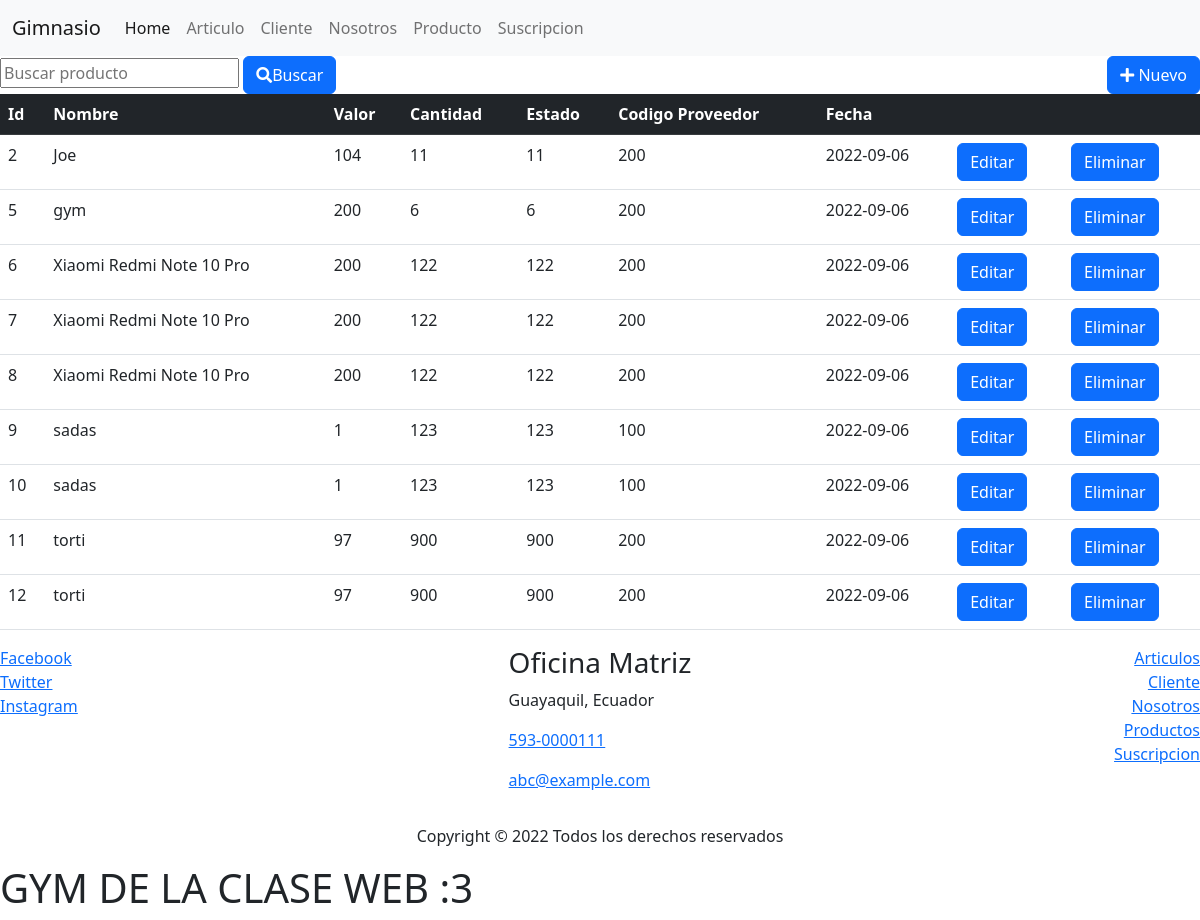
/ProductoController/buscarProductos, run on an earlier commit of the app's database.
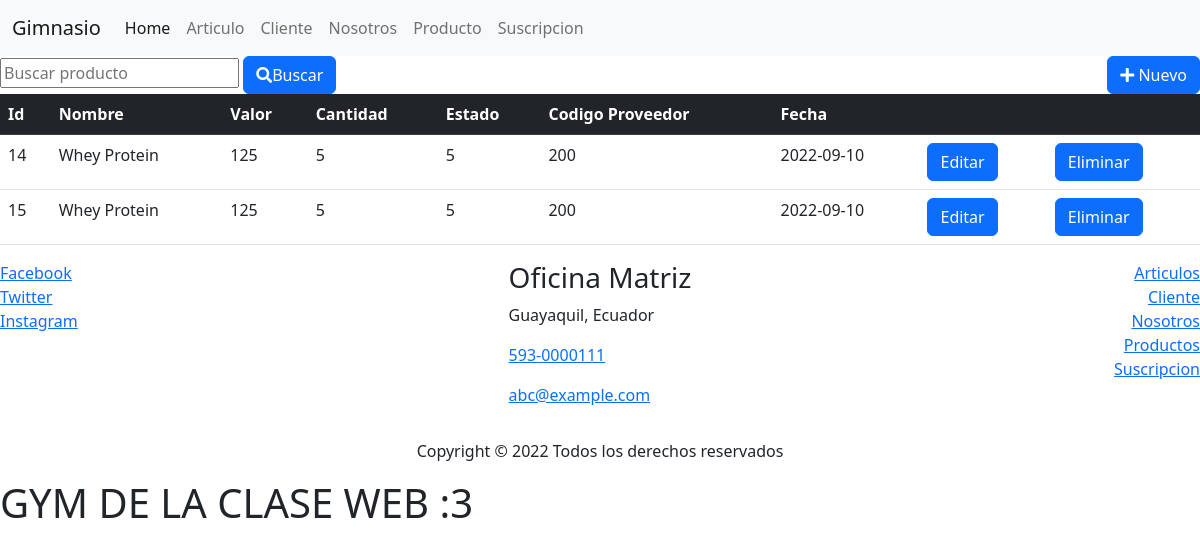
And on a later commit of the database.
### tables this page shows
CREATE TABLE `producto` (
  `prd_id` int NOT NULL AUTO_INCREMENT,
  `prd_nombre` varchar(45) DEFAULT NULL,
  `prd_valor` float DEFAULT NULL,
  `prd_cantidad` int DEFAULT NULL,
  `prd_estado` varchar(3) DEFAULT NULL,
  `prd_codigo_proveedor_producto` int DEFAULT NULL,
  `prd_fecha_actualizacion` date DEFAULT NULL,
  PRIMARY KEY (`prd_id`),
  KEY `prv_id_idx` (`prd_codigo_proveedor_producto`),
  CONSTRAINT `prv_id` FOREIGN KEY (`prd_codigo_proveedor_producto`) REFERENCES `proveedores` (`prv_id`)
);

### rutas/View.php (called while the page is built, shortened)
<?php
class View{
    private $resultados;
    function mostrarVista($nombreVista){
        $resultado = $this->getResultados();
        require "view/" . $nombreVista . ".php";
    }
    function setResultados($resultados){
        $this->resultados = $resultados;
    }
    function getResultados(){
        return $this->resultados;
    }
}
?>

### controller/ProductoController.php (called while the page is built, shortened)
<?php
require_once 'model/dao/ProductoDAO.php';
class ProductoController extends Controller{
    private $model;
    function __construct(){
        $this->model = new ProductoDAO();
    }
    function buscarProductos(){
        $resultados = $this->model->buscarProductos();
        $this->view->setResultados($resultados);
        $this->view->mostrarVista('Producto/Buscar');
    }
}
?>

### model/dao/ProductoDAO.php (called while the page is built, shortened)
<?php
require_once 'config/Conexion.php';
class ProductoDAO{
    private $con;
    public function __construct() {
        $this->con = Conexion::getConexion();
    }
    public function buscarProductos(){
        $sql = "SELECT * FROM producto;";
        $stmt = $this->con->prepare($sql);
        $stmt->execute();
        $resultados = $stmt->fetchAll(PDO::FETCH_ASSOC);
        return $resultados;
    }
}
?>

### config/Conexion.php (called while the page is built)
<?php
class Conexion {
    public static function getConexion() {
        $dsn = 'mysql:host=localhost;port=3306;dbname=' . DBNAME;
        $conexion = null;
        try {
            $conexion = new PDO($dsn, DBUSER, DBPASSWORD);
            $conexion->setAttribute(PDO::ATTR_ERRMODE, PDO::ERRMODE_EXCEPTION);
        } catch (Exception $e) {
            echo $e;
            die("error " . $e->getMessage());
        }
        return $conexion;
    }
}

### view/Producto/Buscar.php (the view, shortened to what this page needs)
<?php include_once HEADER;?>
<main>
    <div class="row">
        <div class="col-sm-6">
            <form action="<?php echo constant('URLBASE')?>ProductoController/buscarProductoPorNombre" method="POST">
                <input type="text" name="b" id="buscarProductoPorNombre" placeholder="Buscar producto" />
                <button type="submit" class="btn btn-primary"><i class="fas fa-search"></i>Buscar</button>
            </form>
        </div>
        <div class="col-sm-6 d-flex flex-column align-items-end">
            <a href="<?php echo constant('URLBASE')?>ProductoController/Nuevo">
                <button type="button" class="btn btn-primary">
                    <i class="fas fa-plus"></i>
                    Nuevo</button>
            </a>
        </div>
    </div>
    <div class="contenedor">
        <table class="tabla">
            <table class="table">
                <thead class="table-dark">
                    <th>Id</th>
                    <th>Nombre </th>
                    <th>Valor </th>
                    <th>Cantidad </th>
                    <th>Estado </th>
                    <th>Codigo Proveedor </th>
                    <th>Fecha </th>
                    <th></th>
                    <th></th>
                </thead>
                <tbody class="tabladatos">
                    <?php
                   foreach ($resultado as $fila) {
                   ?>
                    <tr>
                        <td><?php echo $fila['prd_id'];?></td>
                        <td><?php echo $fila['prd_nombre']; ?></td>
                        <td><?php echo $fila['prd_valor']; ?></td>
                        <td><?php echo $fila['prd_cantidad']; ?></td>
                        <td><?php echo $fila['prd_estado']; ?></td>
                        <td><?php echo $fila['prd_codigo_proveedor_producto'];?></td>
                        <td><?php echo $fila['prd_fecha_actualizacion'];?></td>
                        <td>
                            <a class="btn btn-primary" href="<?php echo constant('URLBASE')?>ProductoController/editarVista?id=
                                <?php echo $fila['prd_id']; ?>">
                                Editar</a>
                        </td>
                        <td>
                            <a class="btn btn-primary" href="<?php echo constant('URLBASE')?>ProductoController/eliminar?id=
                                <?php echo $fila['prd_id']; ?>">
                                Eliminar</a>
                        </td>
                    </tr>
                    <?php } ?>
                </tbody>
            </table>
    </div>
</main>
<?php  require_once FOOTER?>

### rutas/Rutas.php (shortened to what this page needs)
<?php
    class Rutas{
        function __construct(){
            $urlBase = $_GET['url'];
            $urlBase = rtrim($urlBase, '/');
            $urlBase = explode('/', $urlBase);
            $controlador = "controller/" . $urlBase[0] . ".php";
            if(file_exists($controlador)){
                $controlador = new $urlBase[0];
                if(isset($urlBase[1])){
                    $controlador->{$urlBase[1]}();
                }
            }
        }
    }
?>

### view/templates/header.php (shortened to what this page needs)
<!DOCTYPE html>
<html lang="es">
<head>
    <link rel="stylesheet" href="https://cdn.jsdelivr.net/npm/bootstrap@5.2.0/dist/css/bootstrap.min.css">
    <link rel="stylesheet" href="https://use.fontawesome.com/releases/v5.6.3/css/all.css"
>
</head>
<body>
    <nav class="navbar navbar-expand-lg bg-light">
        <div class="container-fluid">
            <a class="navbar-brand" href="#">Gimnasio</a>
            <div class="collapse navbar-collapse" id="navbarNav">
                <ul class="navbar-nav">
                    <li class="nav-item">
                        <a class="nav-link active" aria-current="page"
                            href="<?php echo constant('URLBASE')?>index/">Home</a>
                    </li>
                    <li class="nav-item">
                        <a class="nav-link"
                            href="<?php echo constant('URLBASE')?>ArticuloController/buscarArticulos">Articulo</a>
                    </li>
                    <li class="nav-item">
                        <a class="nav-link"
                            href="<?php echo constant('URLBASE')?>ClienteController/buscarClientes">Cliente</a>
                    </li>
                    <li class="nav-item">
                        <a class="nav-link"
                            href="<?php echo constant('URLBASE')?>NosotrosController/buscarNosotros">Nosotros</a>
                    </li>
                    <li class="nav-item">
                        <a class="nav-link"
                            href="<?php echo constant('URLBASE')?>ProductoController/buscarProductos">Producto</a>
                    </li>
                    <li class="nav-item">
                        <a class="nav-link"
                            href="<?php echo constant('URLBASE')?>SuscripcionController/buscarSuscripcion">Suscripcion</a>
                    </li>
                </ul>
            </div>
        </div>
    </nav>

### view/templates/footer.php (shortened to what this page needs)
<footer class="footer">
    <div class="row">
        <div class="col-sm-4 d-flex flex-column">
            <a href="http://www.facebook.com/">Facebook</a>
            <a href="http://www.twitter.com/">Twitter</a>
            <a href="http://www.instagram.com/">Instagram</a>
        </div>
        <div class="col-sm-4 d-flex flex-column align-items-center">
            <address>
                <h3>Oficina Matriz</h3>
                <p>Guayaquil, Ecuador</p>
                <p> <a href="tel:+5930000111">593-0000111</a></p>
                <p> <a href="mailto: abc@example.com">abc@example.com</a></p>
            </address>
        </div>
        <div class="col-sm-4 d-flex flex-column align-items-end">
            <a href="">Articulos</a>
            <a href="">Cliente</a>
            <a href="">Nosotros</a>
            <a href="">Productos</a>
            <a href="">Suscripcion</a>
        </div>
    </div>
    <div>
        <p class="text-center"> Copyright © <?php echo date('Y'); ?> Todos los derechos reservados</p>
    </div>
</footer>
</body>
</html>

### index.php (shortened to what this page needs)
<?php
Require_once('rutas/View.php');
Require_once('rutas/Rutas.php');
$rutas = new Rutas();
?>
<div>
    <h1>GYM DE LA CLASE WEB :3</h1>
</div>

What changed in the data, as far as the page shows it:
removed producto: prd_id "2", prd_nombre "Joe", prd_valor "104", prd_cantidad "11", prd_estado "11", prd_codigo_proveedor_producto "200", prd_fecha_actualizacion "2022-09-06"
removed producto: prd_id "5", prd_nombre "gym", prd_valor "200", prd_cantidad "6", prd_estado "6", prd_codigo_proveedor_producto "200", prd_fecha_actualizacion "2022-09-06"
removed producto: prd_id "6", prd_nombre "Xiaomi Redmi Note 10 Pro", prd_valor "200", prd_cantidad "122", prd_estado "122", prd_codigo_proveedor_producto "200", prd_fecha_actualizacion "2022-09-06"
removed producto: prd_id "7", prd_nombre "Xiaomi Redmi Note 10 Pro", prd_valor "200", prd_cantidad "122", prd_estado "122", prd_codigo_proveedor_producto "200", prd_fecha_actualizacion "2022-09-06"
removed producto: prd_id "8", prd_nombre "Xiaomi Redmi Note 10 Pro", prd_valor "200", prd_cantidad "122", prd_estado "122", prd_codigo_proveedor_producto "200", prd_fecha_actualizacion "2022-09-06"
removed producto: prd_id "9", prd_nombre "sadas", prd_valor "1", prd_cantidad "123", prd_estado "123", prd_codigo_proveedor_producto "100", prd_fecha_actualizacion "2022-09-06"
removed producto: prd_id "10", prd_nombre "sadas", prd_valor "1", prd_cantidad "123", prd_estado "123", prd_codigo_proveedor_producto "100", prd_fecha_actualizacion "2022-09-06"
removed producto: prd_id "11", prd_nombre "torti", prd_valor "97", prd_cantidad "900", prd_estado "900", prd_codigo_proveedor_producto "200", prd_fecha_actualizacion "2022-09-06"
removed producto: prd_id "12", prd_nombre "torti", prd_valor "97", prd_cantidad "900", prd_estado "900", prd_codigo_proveedor_producto "200", prd_fecha_actualizacion "2022-09-06"
added producto: prd_id "14", prd_nombre "Whey Protein", prd_valor "125", prd_cantidad "5", prd_estado "5", prd_codigo_proveedor_producto "200", prd_fecha_actualizacion "2022-09-10"
added producto: prd_id "15", prd_nombre "Whey Protein", prd_valor "125", prd_cantidad "5", prd_estado "5", prd_codigo_proveedor_producto "200", prd_fecha_actualizacion "2022-09-10"
